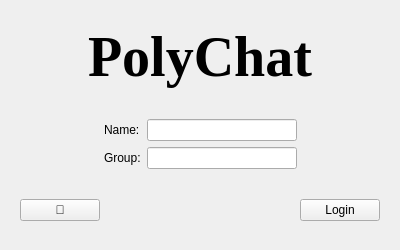
<?xml version="1.0" encoding="UTF-8"?>
<ui version="4.0">
 <class>LoginWidget</class>
 <widget class="QWidget" name="LoginWidget">
  <property name="geometry">
   <rect>
    <x>0</x>
    <y>0</y>
    <width>400</width>
    <height>250</height>
   </rect>
  </property>
  <property name="minimumSize">
   <size>
    <width>400</width>
    <height>250</height>
   </size>
  </property>
  <property name="maximumSize">
   <size>
    <width>400</width>
    <height>250</height>
   </size>
  </property>
  <property name="windowTitle">
   <string>Form</string>
  </property>
  <layout class="QVBoxLayout" name="verticalLayout">
   <item>
    <widget class="QLabel" name="label_3">
     <property name="sizePolicy">
      <sizepolicy hsizetype="Preferred" vsizetype="Fixed">
       <horstretch>0</horstretch>
       <verstretch>0</verstretch>
      </sizepolicy>
     </property>
     <property name="font">
      <font>
       <family>Times New Roman</family>
       <pointsize>42</pointsize>
       <italic>false</italic>
       <bold>true</bold>
       <underline>false</underline>
      </font>
     </property>
     <property name="text">
      <string>PolyChat</string>
     </property>
     <property name="alignment">
      <set>Qt::AlignCenter</set>
     </property>
    </widget>
   </item>
   <item>
    <widget class="QWidget" name="widget" native="true">
     <property name="sizePolicy">
      <sizepolicy hsizetype="Preferred" vsizetype="Fixed">
       <horstretch>0</horstretch>
       <verstretch>0</verstretch>
      </sizepolicy>
     </property>
     <layout class="QGridLayout" name="gridLayout">
      <item row="1" column="2">
       <widget class="QLineEdit" name="leUserGroupNumber"/>
      </item>
      <item row="1" column="1">
       <widget class="QLabel" name="label_2">
        <property name="text">
         <string>Group:</string>
        </property>
       </widget>
      </item>
      <item row="0" column="1">
       <widget class="QLabel" name="label">
        <property name="text">
         <string>Name:</string>
        </property>
       </widget>
      </item>
      <item row="1" column="0">
       <spacer name="horizontalSpacer_2">
        <property name="orientation">
         <enum>Qt::Horizontal</enum>
        </property>
        <property name="sizeHint" stdset="0">
         <size>
          <width>40</width>
          <height>20</height>
         </size>
        </property>
       </spacer>
      </item>
      <item row="1" column="3">
       <spacer name="horizontalSpacer">
        <property name="orientation">
         <enum>Qt::Horizontal</enum>
        </property>
        <property name="sizeHint" stdset="0">
         <size>
          <width>40</width>
          <height>20</height>
         </size>
        </property>
       </spacer>
      </item>
      <item row="0" column="2">
       <widget class="QLineEdit" name="leUserName">
        <property name="minimumSize">
         <size>
          <width>150</width>
          <height>0</height>
         </size>
        </property>
       </widget>
      </item>
     </layout>
    </widget>
   </item>
   <item>
    <widget class="QWidget" name="widget_2" native="true">
     <property name="sizePolicy">
      <sizepolicy hsizetype="Preferred" vsizetype="Fixed">
       <horstretch>0</horstretch>
       <verstretch>0</verstretch>
      </sizepolicy>
     </property>
     <layout class="QHBoxLayout" name="horizontalLayout">
      <property name="topMargin">
       <number>0</number>
      </property>
      <property name="bottomMargin">
       <number>0</number>
      </property>
      <item>
       <widget class="QPushButton" name="btnInfo">
        <property name="text">
         <string>🍖</string>
        </property>
       </widget>
      </item>
      <item>
       <spacer name="horizontalSpacer_3">
        <property name="orientation">
         <enum>Qt::Horizontal</enum>
        </property>
        <property name="sizeHint" stdset="0">
         <size>
          <width>40</width>
          <height>20</height>
         </size>
        </property>
       </spacer>
      </item>
      <item>
       <widget class="QPushButton" name="btnLogin">
        <property name="text">
         <string>Login</string>
        </property>
       </widget>
      </item>
     </layout>
    </widget>
   </item>
  </layout>
 </widget>
 <resources/>
 <connections/>
</ui>
